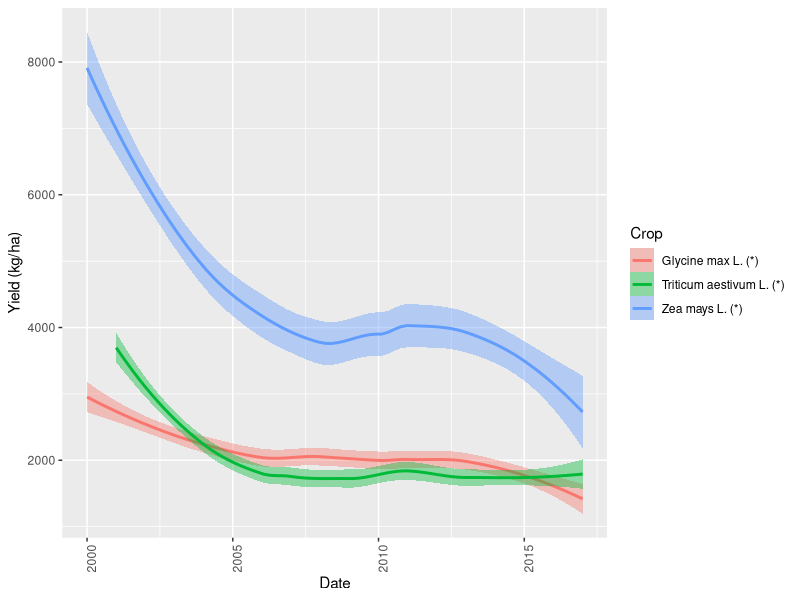

The R script that drew this image:
# try and make a plot ----

# Set up
library(tidyverse)

ag <- read_csv("Data/agronomic_yields.csv")



ggplot() +
  geom_smooth(data = ag, aes(x = Year, y = Yield_kg_ha,
                             color = Crop, fill = Crop)) +
  labs(x = "Date", y = "Yield (kg/ha)") +
theme(axis.text.x = element_text(angle = 90))

























